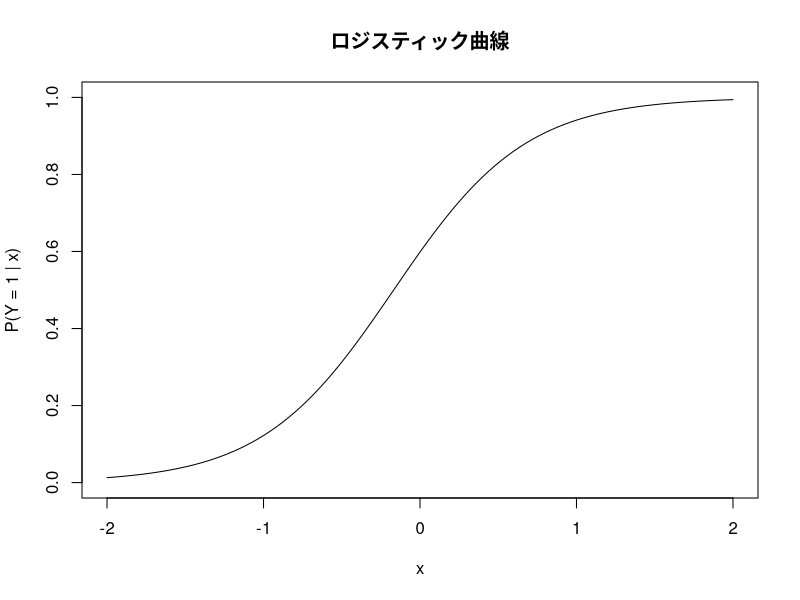

Generate this figure with R:
# Clear environment
rm(list = ls())

# Setting Japanese font (for MacOSX)
# par(family= "HiraKakuProN-W3")

# Chapter2 e.g.34
# 説明変数xの値として、
# N(1, 1)に従った乱数を100個、N(-1, 1)に従った乱数を100個用意する。
# 応答変数yは{-1, 1}の二値のみを取るとして、
# xがN(1, 1)に従う乱数の場合は1, N(-1, 1)に従う乱数の場合は-1となるように
# データ組(x, y)を作成する。組数は200となる。
# 直感的には、xが正値の時はyは1、xが負値の時はyは-1を取るようなデータである。
# この200組のデータのうちランダムに100組を取り出して、
# ロジスティックモデルによる回帰を行う。
n <- 100 
x <- c(rnorm(n) + 1, rnorm(n) - 1)
y <- c(rep(1, n), rep(-1, n))
train <- sample(1:(2 * n), n, replace = FALSE) # 1:200の中からランダムに100個の整数を取り出す。
df <- data.frame(x, y)
x <- as.matrix(df[train, 1]); y <- as.vector(df[train, 2]) # 200組の(x, y)データからランダムに100組を取り出す。
p <- 1
X <- cbind(1, x)

# Newton-Raphson法による回帰パラメタの最尤推定
beta_hat <- Inf
gamma_hat <- rnorm(p + 1)
while (sum((beta_hat - gamma_hat)^2) > 0.001) {
  beta_hat <- gamma_hat
  s <- as.vector(X %*% beta_hat)
  v <- exp(-s * y)
  u <- y * v / (1 + v)
  w <- v / (1 + v)^2
  W <- diag(w)
  z <- s + u / w
  gamma_hat <- as.vector(solve(t(X) %*% W %*% X) %*% t(X) %*% W %*% z)
  print(gamma_hat)
}

# ロジスティック曲線の描画
f <- function(x) {
  exp(gamma_hat[1] + gamma_hat[2] * x) / (1 + exp(gamma_hat[1] + gamma_hat[2] * x))
}
plot(f, xlim = c(-2, 2), ylim = c(0, 1),
     xlab = "x", ylab = "P(Y = 1 | x)",
     col = 1,
     main = "ロジスティック曲線")

# 作成したロジスティック回帰モデルの性能を確認。
# 
# モデルにより定義される「y = -1となる確率1 / (1 + exp(s))」を考えたとき、
# 式中の指数部sの符号が負の時は確率が大きくなり、
# 正の時は確率が小さくなる傾向があることが推測される。
# よって、sの符号を見ることで簡易的に「モデルによるyの推定値」を求めることができる。
# すなわち、sが正値ならばモデルによるyの推定値は1であり、
# sが負値ならばモデルによるyの推定値は-1であると判定する。
# この「モデルによるyの推定値」と実際のyの値の一致率を解析することで、
# 回帰モデルの性能を検討する。
x <- as.matrix(df[-train, 1]); y <- as.vector(df[-train, 2])
z <- 2 * as.integer(gamma_hat[1] + x * gamma_hat[2] > 0) - 1
print(table(y, z))
